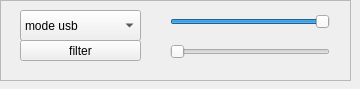
<?xml version="1.0" encoding="UTF-8"?>
<ui version="4.0">
 <class>ssb_decoder</class>
 <widget class="QWidget" name="ssb_decoder">
  <property name="geometry">
   <rect>
    <x>0</x>
    <y>0</y>
    <width>360</width>
    <height>89</height>
   </rect>
  </property>
  <property name="windowTitle">
   <string>SSB Decoder</string>
  </property>
  <widget class="QFrame" name="frame">
   <property name="geometry">
    <rect>
     <x>0</x>
     <y>0</y>
     <width>351</width>
     <height>81</height>
    </rect>
   </property>
   <property name="frameShape">
    <enum>QFrame::StyledPanel</enum>
   </property>
   <property name="frameShadow">
    <enum>QFrame::Raised</enum>
   </property>
   <widget class="QPushButton" name="adaptiveFilterButton">
    <property name="geometry">
     <rect>
      <x>20</x>
      <y>40</y>
      <width>121</width>
      <height>21</height>
     </rect>
    </property>
    <property name="toolTip">
     <string>&lt;html&gt;&lt;head/&gt;&lt;body&gt;&lt;p&gt;Adaptive noise filter can be set by this button. The slider then sets the degree.&lt;/p&gt;&lt;/body&gt;&lt;/html&gt;</string>
    </property>
    <property name="text">
     <string>filter</string>
    </property>
   </widget>
   <widget class="QSlider" name="lowpassFilterslider">
    <property name="geometry">
     <rect>
      <x>170</x>
      <y>10</y>
      <width>160</width>
      <height>24</height>
     </rect>
    </property>
    <property name="toolTip">
     <string>&lt;html&gt;&lt;head/&gt;&lt;body&gt;&lt;p&gt;Lowpass filter, applied to the demodulated signal.&lt;/p&gt;&lt;/body&gt;&lt;/html&gt;</string>
    </property>
    <property name="maximum">
     <number>100</number>
    </property>
    <property name="value">
     <number>100</number>
    </property>
    <property name="orientation">
     <enum>Qt::Horizontal</enum>
    </property>
   </widget>
   <widget class="QComboBox" name="submodeSelector">
    <property name="geometry">
     <rect>
      <x>20</x>
      <y>10</y>
      <width>121</width>
      <height>31</height>
     </rect>
    </property>
    <property name="toolTip">
     <string>&lt;html&gt;&lt;head/&gt;&lt;body&gt;&lt;p&gt;Choose between upper- and lower side band demodulation. Note that an appropriate bandfilter is selected elsewhere.&lt;/p&gt;&lt;/body&gt;&lt;/html&gt;</string>
    </property>
    <item>
     <property name="text">
      <string>mode usb</string>
     </property>
    </item>
    <item>
     <property name="text">
      <string>mode lsb</string>
     </property>
    </item>
   </widget>
   <widget class="QSlider" name="adaptiveFilterSlider">
    <property name="geometry">
     <rect>
      <x>170</x>
      <y>40</y>
      <width>160</width>
      <height>24</height>
     </rect>
    </property>
    <property name="toolTip">
     <string>&lt;html&gt;&lt;head/&gt;&lt;body&gt;&lt;p&gt;adaptive filter depth setting.&lt;/p&gt;&lt;/body&gt;&lt;/html&gt;</string>
    </property>
    <property name="orientation">
     <enum>Qt::Horizontal</enum>
    </property>
   </widget>
  </widget>
 </widget>
 <resources/>
 <connections/>
</ui>
